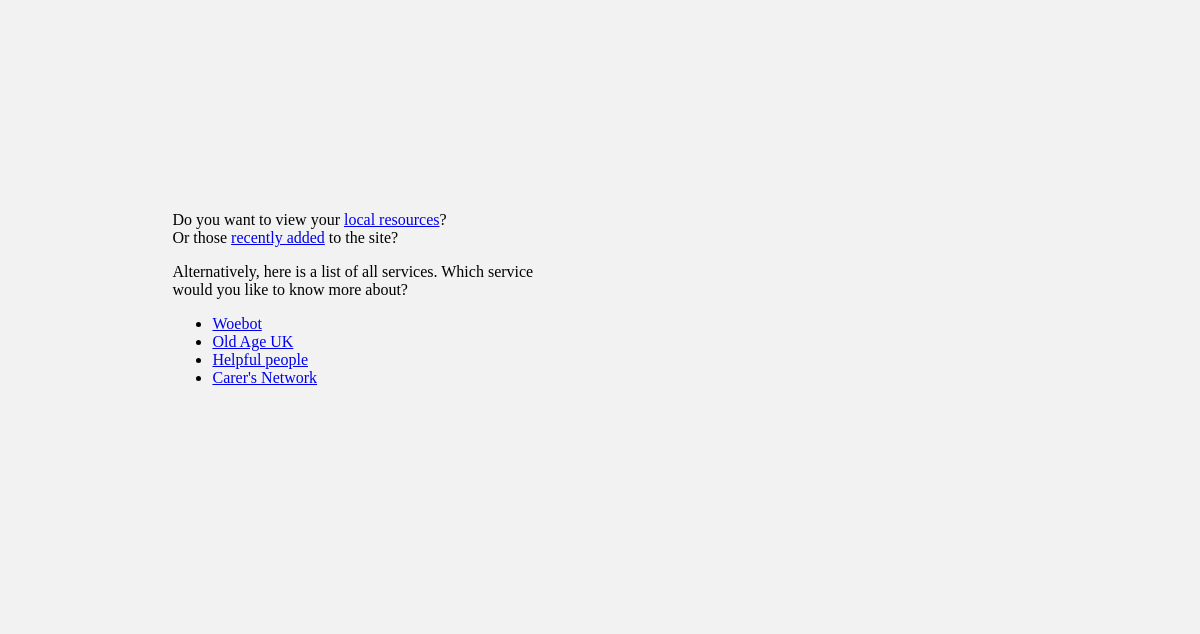
/services/, run on an earlier commit of the app's database.
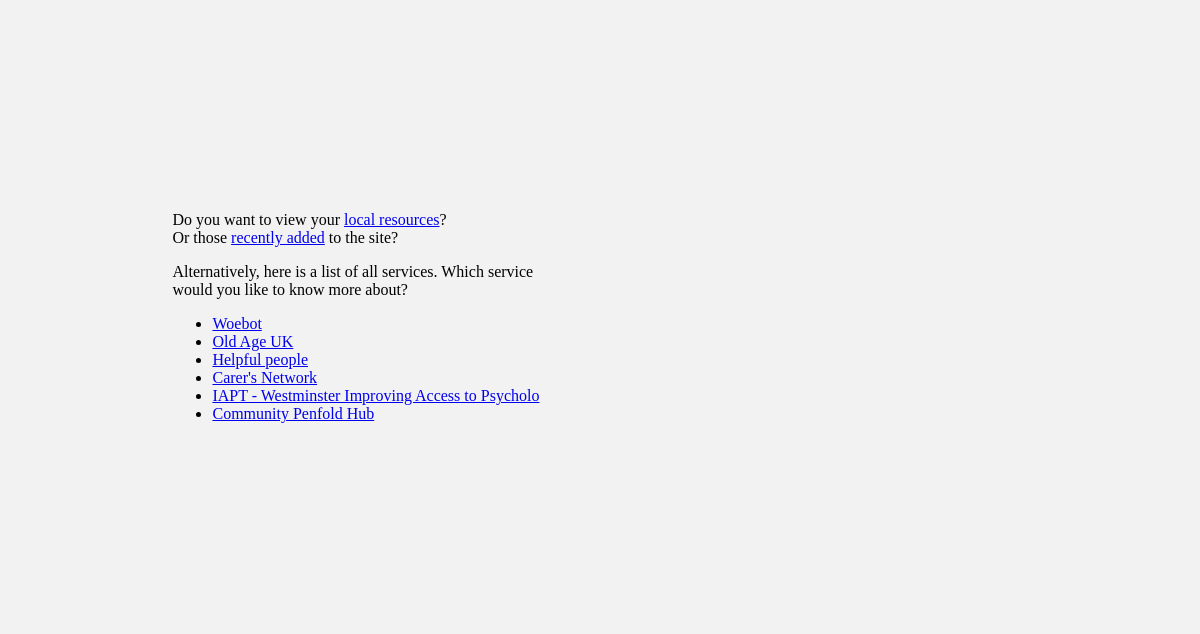
And on a later commit of the database.
### services/models.py (models this page shows, shortened)
class Services(models.Model):
	title = models.CharField(max_length=100)
	description = models.CharField(max_length=1000)
	telephone = models.CharField(max_length=15, null=True)
	email = models.CharField(max_length=40, null=True)
	website = models.CharField(max_length = 50, null=True)
	image_url = models.CharField(max_length = 250, default="https://upload.wikimedia.org/wikipedia/commons/a/ac/No_image_available.svg")
	image = models.ImageField(upload_to='service_images', default="service_images/no_image.svg")
	referral_route = models.CharField(max_length = 200)
	pub_date = models.DateTimeField('date published')

### services/views.py (the view)
# urls.py: path('', views.index, name='index'),
def index(request):
	services = Services.objects.all()
	template = loader.get_template('services/index.html')
	context = {
		'services': services,
	}
	return HttpResponse(template.render(context,request))

### services/templates/services/index.html
{% load static %}
<link rel="stylesheet" type="text/css" href="{% static 'services/index.css' %}">
	<div id="content">
	<p>Do you want to view your <a href="{% url 'location' %}">local resources</a>?
	<br>
	Or those <a href="{% url 'recent' %}">recently added</a> to the site?</p>
	<p>Alternatively, here is a list of all services. Which service would you like to know more about?</p>
	<ul>
	{% for services in services.all %}
		<li><a href="{% url 'detail' services.id %}"> {{ services.title }} </a></li>
	{% endfor %}
	</ul>
	</div>

What changed in the data, as far as the page shows it:
added Services: title "IAPT - Westminster Improving Access to Psycholo"
added Services: title "Community Penfold Hub"
